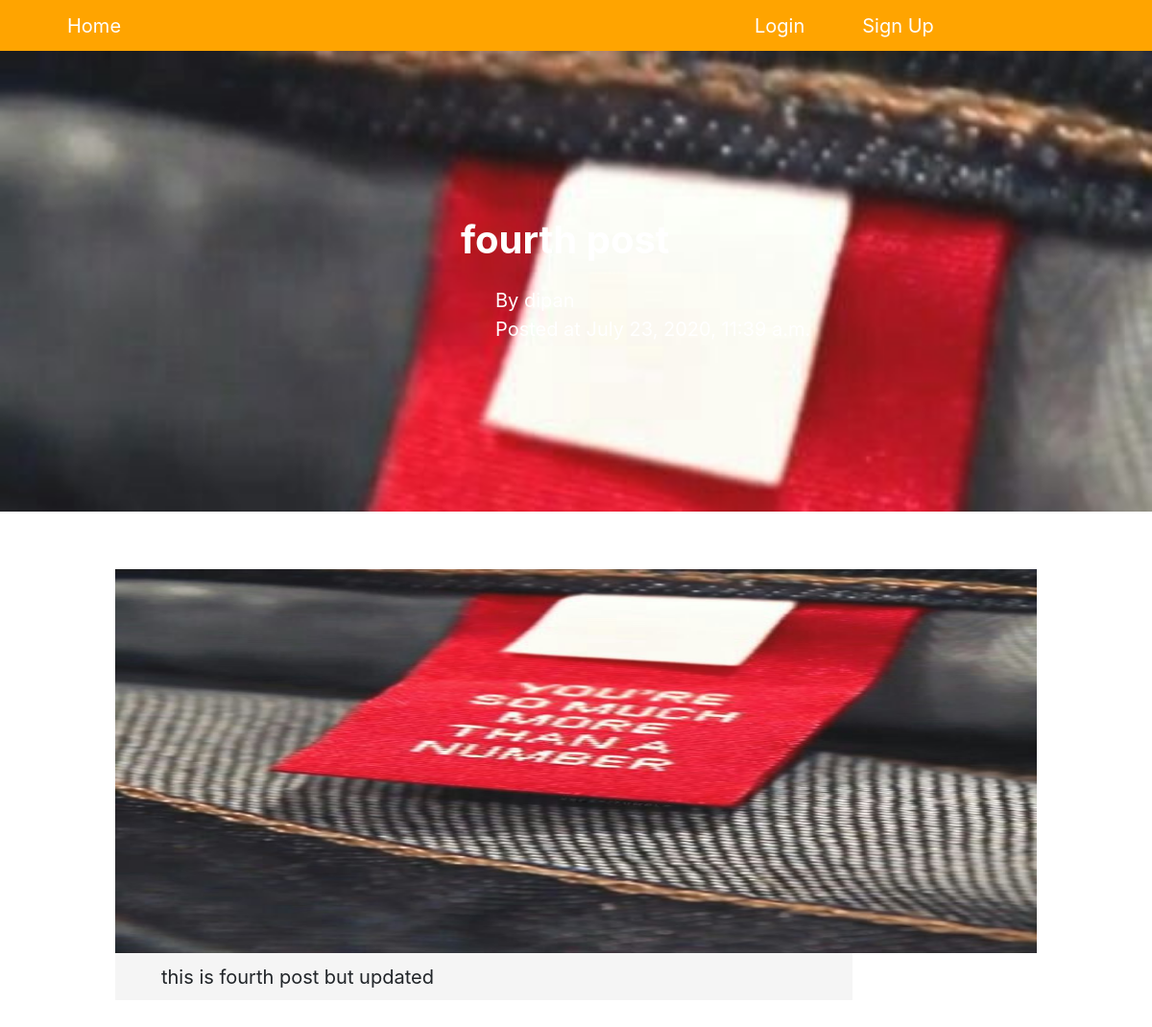
The app's page /fourth-post/ with its own data.
### blog/models.py (models this page shows, shortened)
class Post(models.Model):
    author = models.ForeignKey(USER, on_delete=models.CASCADE)
    title = models.CharField(max_length=120)
    content = models.TextField()
    image = models.ImageField(upload_to = 'images/', default = 'images/default.png')
    created_at = models.DateTimeField(auto_now_add=True)
    updated_at  = models.DateTimeField(auto_now=timezone.now)
    slug = models.SlugField(blank=True)

### accounts/models.py (models this page shows, shortened)
class UserModel(AbstractBaseUser):
    first_name = models.CharField(max_length=40)
    last_name = models.CharField(max_length=40)
    email = models.EmailField(verbose_name='Email Address',
        max_length=255,
        unique=True
        )
    created_at = models.DateTimeField(auto_now=now)
    is_active = models.BooleanField(default=True)
    is_admin = models.BooleanField(default = False)
    username = models.CharField(max_length=100, blank = True)
    profile_picture = models.ImageField(upload_to='profile_pics', default = 'profile_pics/default.jpg')
    bio = models.TextField(blank=True)
    email_confirmed = models.BooleanField(default = False)
    objects = UserManager()
    groups = None
    USERNAME_FIELD = 'email'
    REQUIRED_FIELDS = [ ]

### blog/views.py (the view)
# urls.py: path('<slug:slug>/', PostDetailView.as_view(), name = 'post-detail'),
class PostDetailView(DetailView):
    model = Post
    context_object_name = 'post'
    template_name = 'blog/post_detail.html'

### blog/templates/blog/post_detail.html (shortened to what this page needs)
{% extends 'blog/base.html' %}
{%block content %}
<section class="post-container">
    <main class="banner" style="background-image:url({{post.image.url}});">
        <div class="full-post-title">
            {{post.title}}
        </div>
        <div class="other-info">
            By {{post.author.username}} <br>
            Posted at {{post.created_at}}
        </div>
    </main>
    <div class="full-post-body">
        <img src="{{post.image.url}}" alt="">
       <p>{{post.content}}</p>
    </div>
</section>
{%endblock content%}

### blog/static/css/main1.css (style rules this page uses)
.banner { background-size: cover; width: 100%; height: 60vh; }
.full-post-title { position: absolute; top: 20%; left: 40%; font-size: 40px; font-weight: bold; color: #ffffff; }
.other-info { position: absolute; top: 27%; left: 43%; font-size: 20px; color: white }
.full-post-body { margin: 5% 10%; }
.full-post-body p { padding: 1% 5%; font-size: 20px; background-color: whitesmoke; width: 80%; }
.full-post-body img { height: 400px; width: 100%; }

### records on screen
Post: image (picture), title "fourth post", author.username "dipan", content "this is fourth post but updated"
